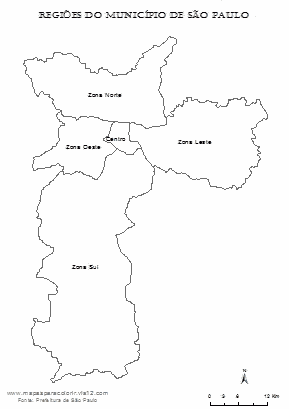
#> input picture Python/Aprendizado-Nao-Supervisionado/Exemplos/img/mapa-municipio-sao-paulo-regioes.png, 289 x 409 px
$ python kmeans_giga_hospital_sp.py   (Python 2 division)
#> lines starting #> are read from the running program, lines starting #| are printed output that depends on the picture
#!/usr/bin/env python2
# -*- coding: utf-8 -*-
"""
Created on Sun May  7 15:13:39 2017

@author: felipemartinsss
"""

from matplotlib import pyplot as plt
from sklearn.cluster import KMeans
import numpy as np

# Carrega imagem do municipio de São Paulo em um gráfico
import matplotlib.image as mpimg
image = mpimg.imread("img/mapa-municipio-sao-paulo-regioes.png")
#> image is the input picture: shape (409, 289, 4) float32; mean R, G, B, A 0.977, 0.977, 0.977, 1
plt.imshow(image)

# Pontos indicando cada 1 milhão de pessoas no gráfico.
population = [[90,225],[90,325],[75,90],[125,140],
              [125, 90],[75, 150],[175,150],[125,180],
              [200,125],[225,150],[237, 125],[250,150],]

# Cores a serem utilizadas pelo Matplotlib para apresentar os dados.
colors = [
          "#FF0000",
          "#00FF00",
          "#0000FF",
          "#FF00FF",
          "#FFFF00",
          "#00FFFF",
          "#800000",
          "#008000",
          "#000080",
          "#800080",
          "#808000",
          "#800080",
          ]

color_names = {"#FF0000": "vermelho", "#00FF00": "verde", "#0000FF": "azul"}


plt.title("Distribuicao da Populacao de Sao Paulo por regioes (ficticio)")
plt.xlabel("Longitude ficticia")
plt.ylabel("Latitude ficticia")


for i in range(0, len(population)):
    plt.scatter(population[i][0], population[i][1], color="green")

X = np.array(population)

# Executa k-means sobre os pontos onde as pessoas estão concentradas,
# simulacao com k = 3.
kmeans = KMeans(n_clusters = 3, random_state = 0).fit(X)
print "KMeans - Scikit-Learn"
print "Labels"
print kmeans.labels_
print "Cluster centers:"
print kmeans.cluster_centers_

for i in range(0, len(kmeans.cluster_centers_)):
    color_idx = i
    plt.scatter(kmeans.cluster_centers_[i][0], kmeans.cluster_centers_[i][1], color=colors[color_idx], marker="+", s=100)
plt.show()
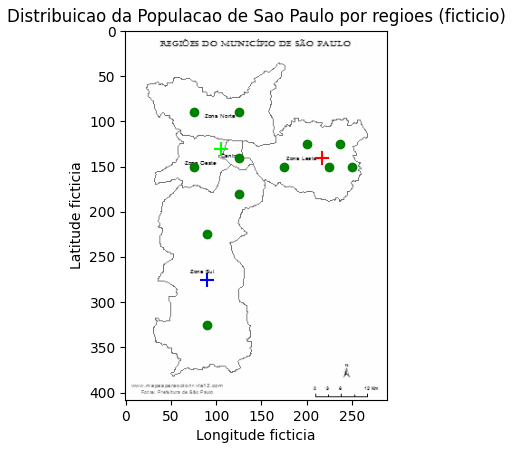
#> figure drawn by matplotlib, 1 panel

# Tenta prever a qual cluster pertence determinada pessoa dada sua localização.
osasco_person = [[40, 120]]
cluster_id = kmeans.predict(osasco_person)
print "Morador de Osasco deve ir para hospital: %s" % cluster_id
print "Cor: %s" % color_names[colors[int(cluster_id)]]
